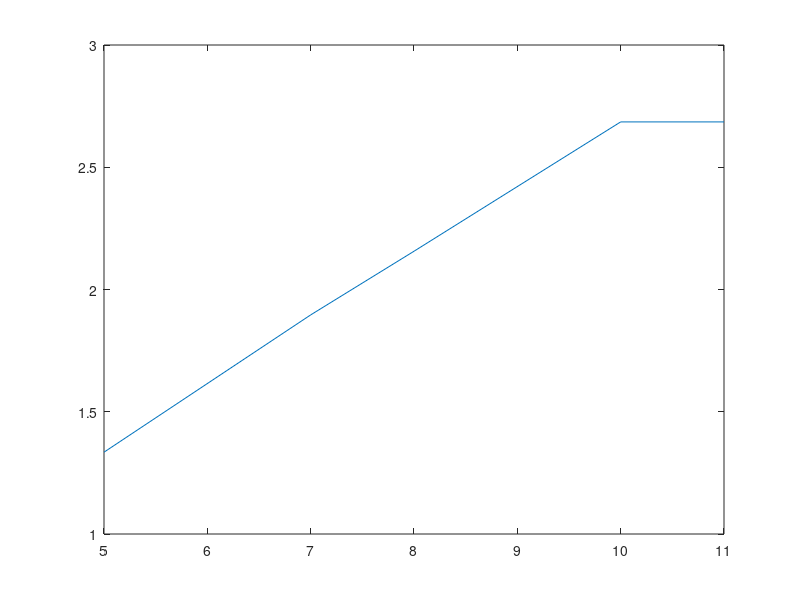

Source code (MATLAB):
load("step_05.mat");
I_mot_05 = I_mot;
u_05 = u;
theta_05 = theta;
phidot_05 = phidot;

load("step_07.mat");
I_mot_07 = I_mot;
u_07 = u;
theta_07 = theta;
phidot_07 = phidot;

load("step_08.mat");
I_mot_08 = I_mot;
u_08 = u;
theta_08 = theta;
phidot_08 = phidot;

load("step_10.mat");
I_mot_10 = I_mot;
u_10 = u;
theta_10 = theta;
phidot_10 = phidot;

load("step_11.mat");
I_mot_11 = I_mot;
u_11 = u;
theta_11 = theta;
phidot_11 = phidot;


maxes = [max(I_mot_05), max(I_mot_07), max(I_mot_08), max(I_mot_10), max(I_mot_11)];

plot([5, 7, 8, 10, 11], maxes)
